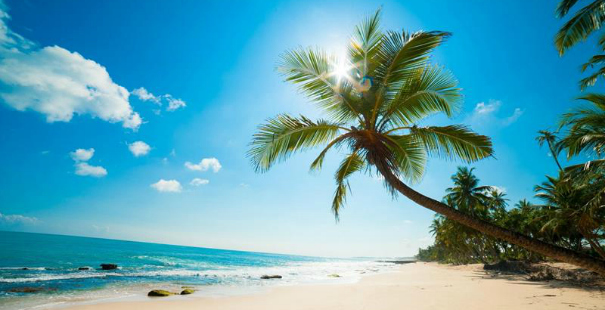
//> input picture Practice_1/cpp_test/caribe.jpg, 605 x 310 px
$ ./main   (built with g++ and OpenCV 4)
//> lines starting //> are read from the running program, lines starting //| are printed output that depends on the picture
//Uncomment the following line if you are compiling this code in Visual Studio
//#include "stdafx.h"

#include <opencv2/opencv.hpp>
#include <iostream>

using namespace cv;
using namespace std;

int main(int argc, char** argv)
{
    // Read the image file
    Mat image = imread("caribe.jpg");
//> image is the input picture: 310 rows x 605 cols, CV_8UC3; mean B, G, R 173.9, 158.7, 90.3

    // Check for failure
    if (image.empty())
    {
        cout << "Could not open or find the image" << endl;
        cin.get(); //wait for any key press
        return -1;
    }

    //Erode the image with 3x3 kernel
    Mat image_eroded_with_3x3_kernel;
    erode(image, image_eroded_with_3x3_kernel, getStructuringElement(MORPH_RECT, Size(3, 3)));
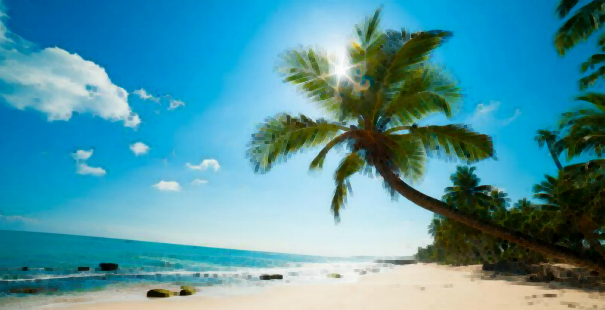
//> image_eroded_with_3x3_kernel: 310 rows x 605 cols, CV_8UC3; mean B, G, R 162.6, 148.8, 79.3

    //Erode the image with 5x5 kernel
    Mat image_eroded_with_5x5_kernel;
    erode(image, image_eroded_with_5x5_kernel, getStructuringElement(MORPH_RECT, Size(5, 5)));
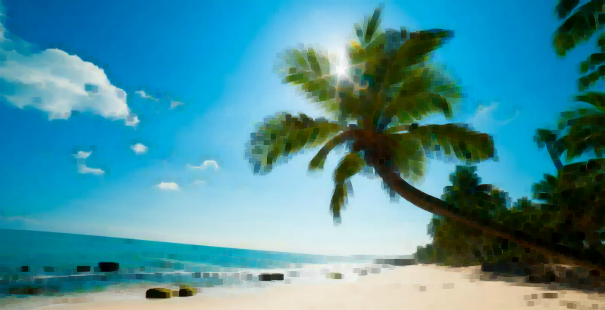
//> image_eroded_with_5x5_kernel: 310 rows x 605 cols, CV_8UC3; mean B, G, R 155.5, 142.9, 72.7

    //Define names of the windows
    String window_name = "Lotus";
    String window_name_eroded_with_3x3_kernel = "Lotus eroded with 3 x 3 kernel";
    String window_name_eroded_with_5x5_kernel = "Lotus eroded with 5 x 5 kernel";

    // Create windows with above names
    namedWindow(window_name);
    namedWindow(window_name_eroded_with_3x3_kernel);
    namedWindow(window_name_eroded_with_5x5_kernel);

    // Show our images inside the created windows.
    imshow(window_name, image);
    imshow(window_name_eroded_with_3x3_kernel, image_eroded_with_3x3_kernel);
    imshow(window_name_eroded_with_5x5_kernel, image_eroded_with_5x5_kernel);

    waitKey(0); // Wait for any keystroke in the window

    destroyAllWindows(); //destroy all opened windows

    return 0;
}
